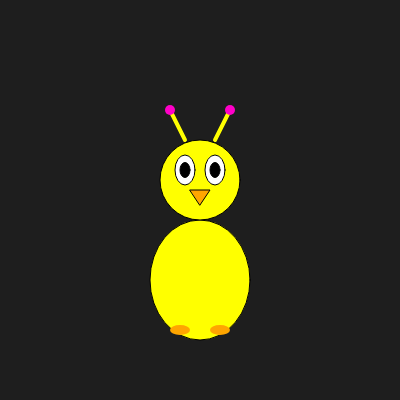
Frame 1 (no input)
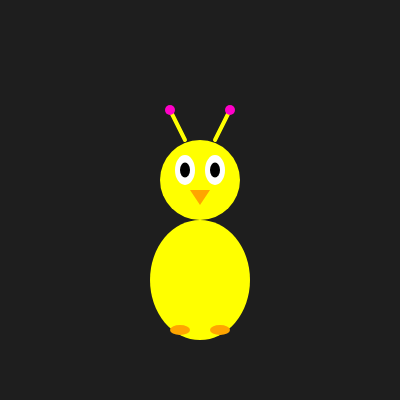
Frame 60 (no input)
Frame 120 (the mouse pressed at the canvas centre since frame 60): identical to frame 60, image omitted

The p5.js sketch that drew these frames (run headless with seeded random() and noise() and a simulated clock; from frame 60 on, the mouse is pressed at the canvas centre):

// p5.js sketch
// ── sketch.js
function setup() {
  createCanvas(400, 400);
  background(30);
}

function draw() {
  background(30);

  // Body
  fill(255, 255, 0);
  ellipse(200, 280, 100, 120);

  // Head
  ellipse(200, 180, 80, 80);

  // Eyes
  fill(255);
  ellipse(185, 170, 20, 30);
  ellipse(215, 170, 20, 30);
  fill(0);
  ellipse(185, 170, 10, 15);
  ellipse(215, 170, 10, 15);

  // Beak
  fill(255, 165, 0);
  triangle(190, 190, 210, 190, 200, 205);

  // Antennae
  stroke(255, 255, 0);
  strokeWeight(4);
  line(185, 140, 170, 110);
  line(215, 140, 230, 110);
  noStroke();
  fill(255, 0, 200);
  ellipse(170, 110, 10, 10);
  ellipse(230, 110, 10, 10);

  // Feet
  fill(255, 165, 0);
  ellipse(180, 330, 20, 10);
  ellipse(220, 330, 20, 10);
}
